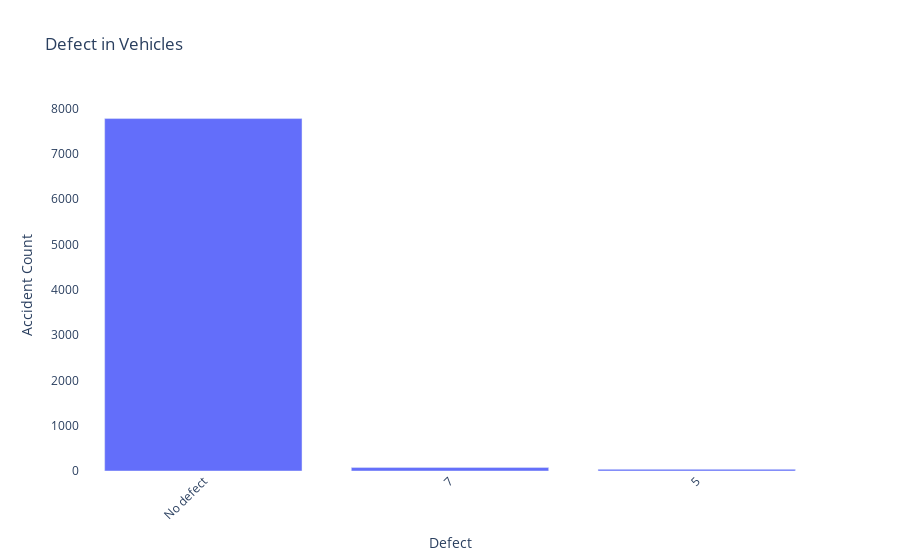

Source (notebook cell):
### Code cell
# Defect in Vehicles (Interactive Plot)
defect_count = Accidents['Defect_of_vehicle'].value_counts()
fig = px.bar(x=defect_count.index, y=defect_count.values, labels={'x': 'Defect', 'y': 'Accident Count'},
             title='Defect in Vehicles')
fig.update_layout(xaxis_tickangle=-45, plot_bgcolor='rgba(0, 0, 0, 0)')
fig.show()

### Figure 1 — Plotly figure (JSON) as saved in the notebook; plotly's stock layout.template omitted (floating-point values rounded to 4 significant figures)
{"data": [{"alignmentgroup": "True", "hovertemplate": "Defect=%{x}<br>Accident Count=%{y}<extra></extra>", "legendgroup": "", "marker": {"color": "#636efa", "pattern": {"shape": ""}}, "name": "", "offsetgroup": "", "orientation": "v", "showlegend": false, "textposition": "auto", "type": "bar", "x": ["No defect", "7", "5"], "xaxis": "x", "y": [7777, 76, 36], "yaxis": "y"}], "layout": {"barmode": "relative", "legend": {"tracegroupgap": 0}, "plot_bgcolor": "rgba(0, 0, 0, 0)", "title": {"text": "Defect in Vehicles"}, "xaxis": {"anchor": "y", "domain": [0, 1], "tickangle": -45, "title": {"text": "Defect"}}, "yaxis": {"anchor": "x", "domain": [0, 1], "title": {"text": "Accident Count"}}}}
